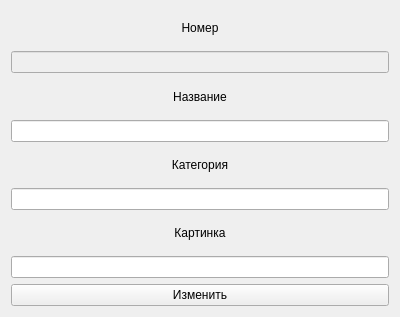
<?xml version="1.0" encoding="UTF-8"?>
<ui version="4.0">
 <class>ChangeRecord</class>
 <widget class="QWidget" name="ChangeRecord">
  <property name="geometry">
   <rect>
    <x>0</x>
    <y>0</y>
    <width>400</width>
    <height>317</height>
   </rect>
  </property>
  <property name="windowTitle">
   <string>Form</string>
  </property>
  <layout class="QGridLayout" name="gridLayout">
   <item row="0" column="0">
    <widget class="QLabel" name="label_3">
     <property name="enabled">
      <bool>true</bool>
     </property>
     <property name="text">
      <string>Номер</string>
     </property>
     <property name="alignment">
      <set>Qt::AlignCenter</set>
     </property>
    </widget>
   </item>
   <item row="1" column="0">
    <widget class="QLineEdit" name="lineEdit_3">
     <property name="enabled">
      <bool>false</bool>
     </property>
    </widget>
   </item>
   <item row="4" column="0">
    <widget class="QLabel" name="label_2">
     <property name="text">
      <string>Категория</string>
     </property>
     <property name="alignment">
      <set>Qt::AlignCenter</set>
     </property>
    </widget>
   </item>
   <item row="2" column="0">
    <widget class="QLabel" name="label">
     <property name="text">
      <string>Название</string>
     </property>
     <property name="alignment">
      <set>Qt::AlignCenter</set>
     </property>
    </widget>
   </item>
   <item row="3" column="0">
    <widget class="QLineEdit" name="lineEdit"/>
   </item>
   <item row="8" column="0">
    <widget class="QPushButton" name="pushButton">
     <property name="text">
      <string>Изменить</string>
     </property>
     <property name="autoDefault">
      <bool>true</bool>
     </property>
    </widget>
   </item>
   <item row="5" column="0">
    <widget class="QLineEdit" name="lineEdit_2"/>
   </item>
   <item row="6" column="0">
    <widget class="QLabel" name="label_4">
     <property name="text">
      <string>Картинка</string>
     </property>
     <property name="alignment">
      <set>Qt::AlignCenter</set>
     </property>
    </widget>
   </item>
   <item row="7" column="0">
    <widget class="QLineEdit" name="lineEdit_4"/>
   </item>
  </layout>
 </widget>
 <tabstops>
  <tabstop>lineEdit_3</tabstop>
  <tabstop>lineEdit</tabstop>
  <tabstop>lineEdit_2</tabstop>
  <tabstop>pushButton</tabstop>
 </tabstops>
 <resources/>
 <connections/>
</ui>
